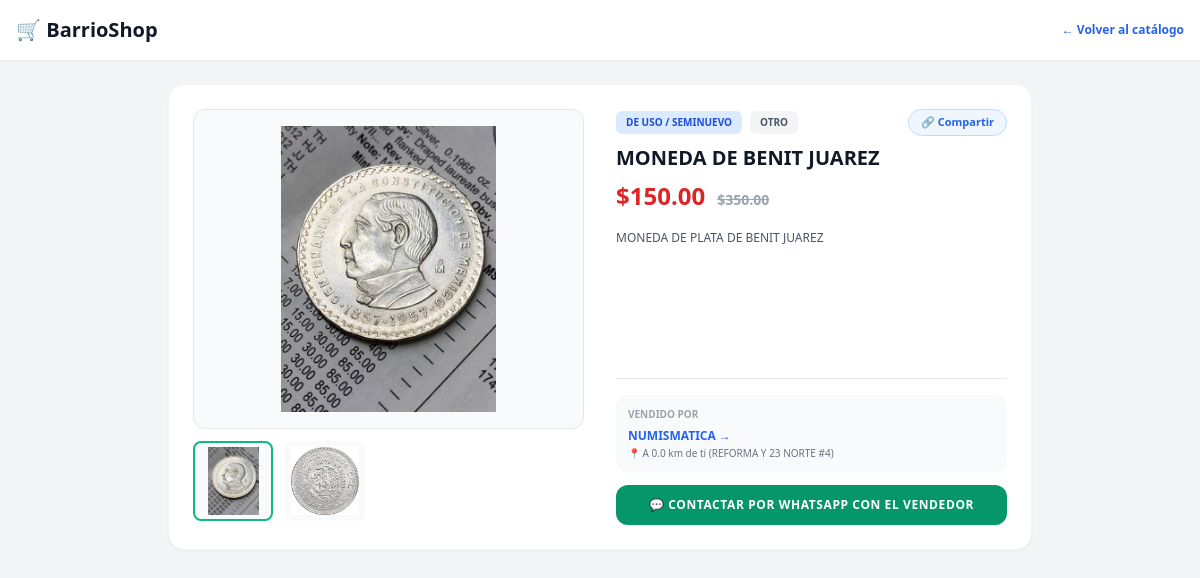
/barrioshop/moneda-de-benit-juarez/, run on the app's committed database.
### marketplace/models.py (models this page shows, shortened)
class Product(models.Model):
    CATEGORY_CHOICES = [
        ('comida', 'Comida y Antojitos'),
        ('vehiculos', 'Vehículos'),
        ('supermercado', 'Supermercado'),
        ('tecnologia', 'Tecnología'),
        ('electrodomesticos', 'Electrodomésticos'),
        ('hogar', 'Hogar y Muebles'),
        ('moda', 'Moda'),
        ('deportes', 'Deportes y Fitness'),
        ('herramientas', 'Herramientas'),
        ('construccion', 'Construcción'),
        ('mascotas', 'Mascotas'),
        ('abarrotes', 'Abarrotes'),
        ('servicios', 'Servicios y Oficios'),
        ('otro', 'Otro'),
    ]
    CONDITION_CHOICES = [
        ('nuevo', 'Nuevo'),
        ('usado', 'De uso / Seminuevo'),
    ]
    business = models.ForeignKey('Business', on_delete=models.CASCADE)
    name = models.CharField(max_length=100)
    slug = models.SlugField(unique=True, blank=True, null=True, max_length=255) # 🔗 URL amigable automática
    description = models.TextField()
    price = models.DecimalField(max_digits=10, decimal_places=2)
    condition = models.CharField(max_length=20, choices=CONDITION_CHOICES, default='nuevo')
    warranty = models.CharField(max_length=255, blank=True, null=True, verbose_name="Garantía del producto", help_text="Ej. Sin garantía, 30 días con el vendedor, etc.")
    is_promo = models.BooleanField(default=False)
    promo_price = models.DecimalField(max_digits=10, decimal_places=2, null=True, blank=True)
    is_express_promo = models.BooleanField(default=False)
    express_promo_start = models.DateTimeField(null=True, blank=True)
    express_promo_end = models.DateTimeField(null=True, blank=True)
    is_featured = models.BooleanField(default=False, verbose_name="¿Producto Destacado?")
    featured_until = models.DateTimeField(null=True, blank=True, verbose_name="Destacado Hasta")
    image = models.ImageField(upload_to='products/', null=True, blank=True)
    image_2 = models.ImageField(upload_to='products/', null=True, blank=True)
    image_3 = models.ImageField(upload_to='products/', null=True, blank=True)
    category = models.CharField(max_length=50, choices=CATEGORY_CHOICES, default='otro')
    is_available = models.BooleanField(default=True, verbose_name="Disponible en stock")

class Business(models.Model):
    BUSINESS_TYPE_CHOICES = [
        ('fisico', 'Local Físico / Tienda Establecida'),
        ('entrega', 'Entregas en Puntos / Puntos Medios'),
    ]
    user = models.OneToOneField(User, on_delete=models.CASCADE, null=True, blank=True)
    name = models.CharField(max_length=100)
    slug = models.SlugField(unique=True, blank=True, null=True, max_length=150)
    description = models.TextField()
    whatsapp = models.CharField(max_length=20)
    address = models.CharField(max_length=255)
    latitude = models.FloatField()
    longitude = models.FloatField()
    business_type = models.CharField(max_length=20, choices=BUSINESS_TYPE_CHOICES, default='fisico')
    delivery_zones = models.TextField(blank=True, null=True, help_text="Específica dónde entregas si no tienes local fijo")
    work_days = models.CharField(max_length=150, default="Lunes a Sábado", blank=True, null=True, verbose_name="Días de labor / Atención")
    opening_time = models.TimeField(null=True, blank=True, verbose_name="Apertura (Lun - Vie)")
    closing_time = models.TimeField(null=True, blank=True, verbose_name="Cierre (Lun - Vie)")
    saturday_opening_time = models.TimeField(null=True, blank=True, verbose_name="Apertura (Sábado)")
    saturday_closing_time = models.TimeField(null=True, blank=True, verbose_name="Cierre (Sábado)")
    sunday_opening_time = models.TimeField(null=True, blank=True, verbose_name="Apertura (Domingo)")
    sunday_closing_time = models.TimeField(null=True, blank=True, verbose_name="Cierre (Domingo)")
    is_active = models.BooleanField(default=True, verbose_name="¿Empresa Activa?")

### marketplace/views.py (the view)
# urls.py: path('barrioshop/<slug:product_slug>/', views.product_detail_view, name='product_detail'),
def product_detail_view(request, product_slug):
    DEFAULT_LAT = 19.0413
    DEFAULT_LNG = -98.2062
    product = get_object_or_404(Product.objects.select_related('business'), slug=product_slug)
    if not product.business.is_active or not product.is_available:
        return redirect('home')
    b = product.business
    lat_param = request.GET.get('lat', DEFAULT_LAT)
    lng_param = request.GET.get('lng', DEFAULT_LNG)
    try:
        user_lat = float(lat_param)
        user_lng = float(lng_param)
    except ValueError:
        user_lat = DEFAULT_LAT
        user_lng = DEFAULT_LNG
    distance = calculate_distance(user_lat, user_lng, b.latitude, b.longitude)
    product.distance_km = round(distance, 1)
    return render(request, 'marketplace/product_detail.html', {'product': product})

### marketplace/views.py (called while the page is built)
def calculate_distance(lat1, lon1, lat2, lon2):
    R = 6371.0
    dlat = radians(lat2 - lat1)
    dlon = radians(lon2 - lon1)
    a = sin(dlat / 2)**2 + cos(radians(lat1)) * cos(radians(lat2)) * sin(dlon / 2)**2
    c = 2 * atan2(sqrt(a), sqrt(1 - a))
    return R * c

### marketplace/templates/marketplace/product_detail.html (shortened to what this page needs)
<!DOCTYPE html>
<html lang="es">
<head>
    <script src="https://cdn.tailwindcss.com"></script>
</head>
<body class="bg-gray-100 min-h-screen font-sans pb-12">
    <header class="bg-white shadow-sm mb-6">
        <div class="max-w-7xl mx-auto px-4 py-4 flex justify-between items-center">
            <a href="{% url 'home' %}" class="text-xl font-black text-gray-900 flex items-center gap-1">
                🛒 BarrioShop
            </a>
            <a href="{% url 'home' %}" class="text-xs font-semibold text-blue-600 hover:underline">
                ← Volver al catálogo
            </a>
        </div>
    </header>
    <main class="max-w-4xl mx-auto px-4">
        <div class="bg-white rounded-2xl shadow-sm border border-gray-100 p-6 grid grid-cols-1 md:grid-cols-2 gap-8">
            <div class="space-y-3">
                <div class="w-full h-80 bg-gray-50 rounded-xl overflow-hidden border border-gray-200 flex items-center justify-center p-4">
                    {% if product.image %}
                        <img id="mainImage" src="{{ product.image.url }}" class="max-w-full max-h-full object-contain" alt="{{ product.name }}">
                    {% else %}
                        <span class="text-5xl">📦</span>
                    {% endif %}
                </div>
                <div class="flex gap-3 overflow-x-auto pb-1">
                    {% if product.image %}
                        <div class="w-20 h-20 bg-gray-50 rounded-lg border-2 border-emerald-500 overflow-hidden cursor-pointer flex items-center justify-center p-1 thumbnail-item" onclick="changeImage(this, '{{ product.image.url }}')">
                            <img src="{{ product.image.url }}" class="max-w-full max-h-full object-contain">
                        </div>
                    {% endif %}
                    {% if product.image_2 %}
                        <div class="w-20 h-20 bg-gray-50 rounded-lg border-2 border-transparent hover:border-gray-300 overflow-hidden cursor-pointer flex items-center justify-center p-1 thumbnail-item" onclick="changeImage(this, '{{ product.image_2.url }}')">
                            <img src="{{ product.image_2.url }}" class="max-w-full max-h-full object-contain">
                        </div>
                    {% endif %}
                </div>
            </div>
            <div class="flex flex-col justify-between space-y-4">
                <div>
                    <div class="flex items-center justify-between gap-2 mb-2">
                        <div class="flex items-center gap-2">
                            <span class="text-[10px] font-extrabold px-2.5 py-1 rounded-md {% if product.condition == 'nuevo' %}bg-emerald-100 text-emerald-700{% else %}bg-blue-100 text-blue-700{% endif %} uppercase">
                                {{ product.get_condition_display }}
                            </span>
                            <span class="text-[10px] font-bold bg-gray-100 text-gray-600 px-2.5 py-1 rounded-md uppercase">
                                {{ product.get_category_display }}
                            </span>
                        </div>
                        <button type="button"
                                onclick="sharePage(this, '{{ product.name|escapejs }} - BarrioShop', 'Mira este producto en BarrioShop Puebla')"
                                class="text-[11px] font-bold bg-blue-50 hover:bg-blue-100 text-blue-600 border border-blue-200 px-3 py-1 rounded-full transition flex items-center gap-1 cursor-pointer">
                            🔗 Compartir
                        </button>
                    </div>
                    <h1 class="text-xl font-extrabold text-gray-900 mb-2">{{ product.name }}</h1>
                    <div class="flex items-baseline gap-3 mb-4">
                        {% if product.promo_price and product.promo_price < product.price %}
                            <span class="text-2xl font-black text-red-600">${{ product.promo_price }}</span>
                            <span class="text-sm font-bold text-gray-400 line-through">${{ product.price }}</span>
                        {% else %}
                            <span class="text-2xl font-black text-gray-900">${{ product.price }}</span>
                        {% endif %}
                    </div>
                    <p class="text-xs text-gray-600 leading-relaxed mb-6">{{ product.description }}</p>
                </div>
                <div class="border-t pt-4 space-y-3">
                    <div class="bg-gray-50 p-3 rounded-xl flex items-center justify-between">
                        <div>
                            <span class="text-[10px] font-bold text-gray-400 uppercase block">Vendido por</span>
                            <a href="{% url 'business_profile' product.business.slug %}" class="text-xs font-extrabold text-blue-600 hover:underline">
                                {{ product.business.name }} →
                            </a>
                            <span class="text-[10px] text-gray-500 block">📍 A {{ product.distance_km }} km de ti ({{ product.business.address }})</span>
                        </div>
                    </div>
                    <a href="https://wa.me/52{{ product.business.whatsapp }}?text=Hola,%20me%20interesa%20el%20producto%20{{ product.name }}%20que%20vi%20en%20BarrioShop"
                       target="_blank"
                       class="w-full block text-center bg-emerald-600 hover:bg-emerald-700 text-white font-bold py-3 rounded-xl shadow-sm transition text-xs uppercase tracking-wider">
                        💬 Contactar por WhatsApp con el Vendedor
                    </a>
                </div>
            </div>
        </div>
    </main>
</body>
</html>

### data on the page
Product: image (picture), image_2 (picture), condition "DE USO / SEMINUEVO", category "OTRO", name "MONEDA DE BENIT JUAREZ", promo_price "150.00", price "350.00", description "MONEDA DE PLATA DE BENIT JUAREZ", business.name "NUMISMATICA", distance_km "0.0", business.address "REFORMA Y 23 NORTE #4"
